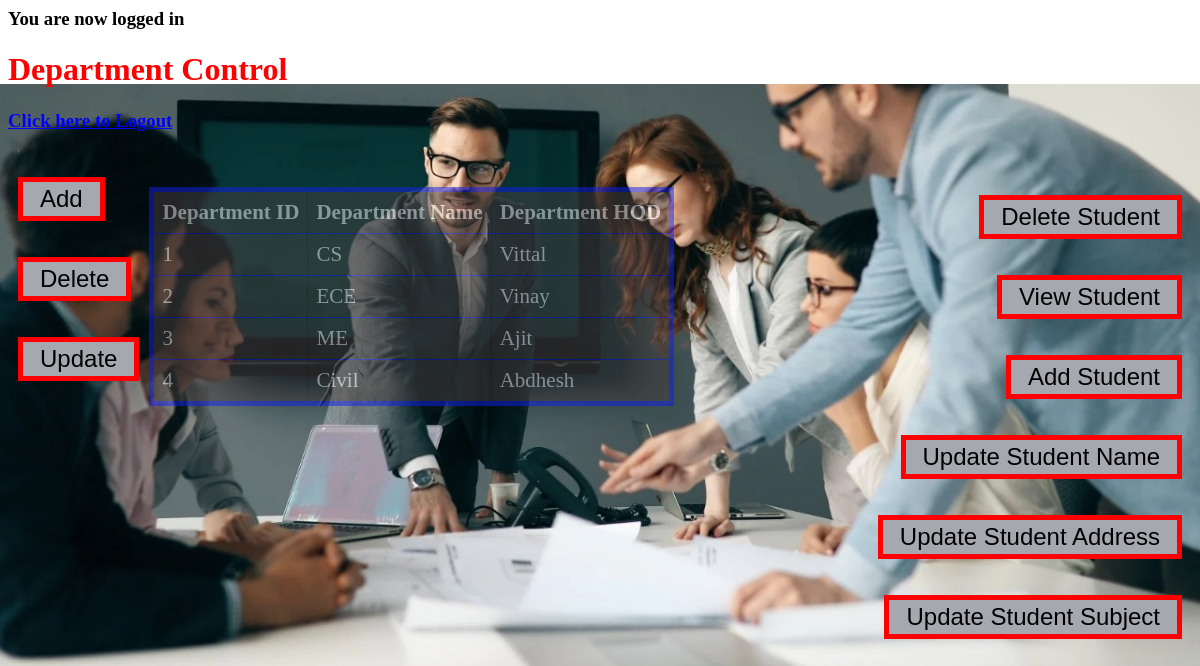
The app's page /dbms/department.php (signed in) with its own data.
### tables this page shows
CREATE TABLE `department` (
  `departmant_id` int(10) NOT NULL,
  `department_name` varchar(100) NOT NULL,
  `department_hod` varchar(100) NOT NULL
);

### dbms/department.php (the view, shortened to what this page needs)
 <html>
<head>
</head>
<body background="dep.jpeg">
	<div class="content">
		<?php if (isset($_SESSION['success'])) : ?>
			<div class="error success" >
				<h3>
					<?php
						echo $_SESSION['success'];
					?>
				</h3>
			</div>
		<?php endif ?>
	<?php  if (isset($_SESSION['username'])) : ?>
	<p> <div class="welcome"><h1>Department Control</h1></div>
	<p><a href="departmentindex.php?logout='1'" style="color: blue;"><h3>Click here to Logout</h3></a> </p>
		<?php endif ?>
<div class="div2">
<form action="departmentadd.php" method="post">
<p>
<div class="floating-box">
    <input type="submit" name="submit" value="Add" />
</p>
</div>
<form action="departmentdelete.php" method="post">
<p>
<div class="floating-box">
    <input type="submit" name="submit" value="Delete" />
</p>
</div>
<form action="departmentupdate.php" method="post">
<p>
<div class="floating-box">
    <input type="submit" name="submit" value="Update" />
</p>
</form>
</div><br>
<div class="div1">
<form action="studentdelete.php" method="post">
<p>
<div class="floating-box-right">
    <input type="submit" name="submit" value="Delete Student" />
</p>
</div>
<form action="student.php" method="post">
<p>
<div class="floating-box-right">
    <input type="submit" name="submit" value="View Student" />
</p>
</form>
<form action="studentadd.php" method="post">
<p>
<div class="floating-box-right">
    <input type="submit" name="submit" value="Add Student" />
</p>
</form>
<form action="studentupdatename.php" method="post">
<p>
<div class="floating-box-right">
    <input type="submit" name="submit" value="Update Student Name" />
</p>
</form>
<form action="studentupdateaddress.php" method="post">
<p>
<div class="floating-box-right">
    <input type="submit" name="submit" value="Update Student Address" />
</p>
</form>
<form action="studentupdatesubject.php" method="post">
<p>
<div class="floating-box-right">
    <input type="submit" name="submit" value="Update Student Subject" />
</div>
</p>
</div>  <br>
<?php
require_once('../mysqli_connection.php');
$query = "SELECT departmant_id, department_name,department_hod FROM department";
$response = @mysqli_query($dbc, $query);
if($response){
echo '<table align="left"
cellspacing="5" cellpadding="8" border="1">
<tr>
<td align="left"><b>Department ID</b></td>
<td align="left"><b>Department Name</b></td>
<td align="left"><b>Department HOD</b></td>
</tr>';
while($row = mysqli_fetch_array($response)){
echo '<tr><td align="left">' .
$row['departmant_id'] . '</td><td align="left">' .
$row['department_name'] . '</td><td align="left">' .
$row['department_hod'] . '</td>' ;
echo '</tr>';
}
echo '</table>';
} else {
echo "Couldn't issue database query<br />";
echo mysqli_error($dbc);
}
?>
</body>
</html>

### dbms/department.php (style rules this page uses)
body { background-size: 100%; background-position: center; background-repeat: no-repeat; }
.div2 { float:left; }
.floating-box { float: left; margin: 10px; }
.div1 { float: right; }
.floating-box-right { float: right; margin: 10px; }
.welcome { color:red; }
table { border-collapse: collapse; border: 5px solid #1120ed; float: left; background: #483f3f; color: #fff; font-size: 21px; opacity: 0.5; }
input[type=submit] { font-size: x-large; background: #a5a9af;; border: 5px solid red; padding: 3px 17px; }

### records on screen
department: departmant_id "1", department_name "CS", department_hod "Vittal"
department: departmant_id "2", department_name "ECE", department_hod "Vinay"
department: departmant_id "3", department_name "ME", department_hod "Ajit"
department: departmant_id "4", department_name "Civil", department_hod "Abdhesh"

### other values on screen
$_SESSION['success'] "You are now logged in"
